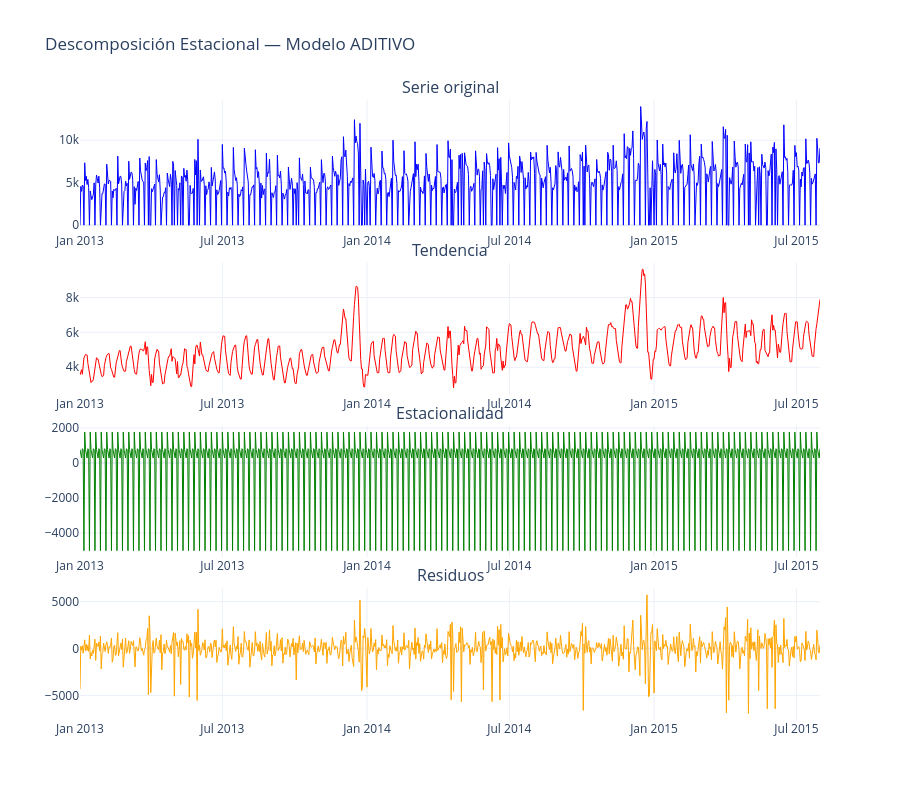

This figure's notebook cell:
### Code cell
# Descomposición estacional — elegimos aditiva vs multiplicativa por varianza de residuos
#
# ⚠️  NOTA PEDAGÓGICA — Error común con datos reales:
#    La descomposición multiplicativa asume y_t > 0 en todos los puntos.
#    Rossmann tiene días con ventas = 0 (tienda cerrada) → ValueError si intentamos
#    aplicarla directamente. Solución: intentar multiplicativa y caer a aditiva si falla.
#    Este patrón es buena práctica con cualquier dataset que pueda tener ceros.

periodo = 7  # Rossmann: patrón semanal dominante

dec_add = seasonal_decompose(datos.y, model='additive', period=periodo, extrapolate_trend='freq')
var_add = np.var(dec_add.resid.dropna())

try:
    # La multiplicativa requiere y_t > 0 estrictamente.
    # Con Rossmann falla porque hay días de cierre (y=0).
    if (datos.y <= 0).any():
        raise ValueError(
            f'Serie contiene {(datos.y <= 0).sum()} valores <= 0 '
            f'(días cerrados). Descomposición multiplicativa no aplicable.'
        )
    dec_mul  = seasonal_decompose(datos.y, model='multiplicative', period=periodo, extrapolate_trend='freq')
    var_mul  = np.var(dec_mul.resid.dropna())
    mejor    = 'aditivo' if var_add < var_mul else 'multiplicativo'
    dec      = dec_add if mejor == 'aditivo' else dec_mul
    print(f'• Varianza residuos aditivo:        {var_add:.2f}')
    print(f'• Varianza residuos multiplicativo: {var_mul:.2f}')
    print(f'→ Mejor modelo: {mejor.upper()}')
except ValueError as e:
    # Caída controlada: informamos al estudiante exactamente qué pasó y por qué
    print(f'⚠️  Descomposición multiplicativa descartada:')
    print(f'   {e}')
    print(f'   → Usando modelo ADITIVO (único viable con ceros en la serie).')
    mejor = 'aditivo'
    dec   = dec_add

print(f'\n📊 Análisis cuantitativo — modelo {mejor.upper()}:')
print(f'  • Fuerza de tendencia:    {np.std(dec.trend.dropna())/np.std(dec.observed):.3f}')
print(f'  • Fuerza estacional:      {np.std(dec.seasonal.dropna())/np.std(dec.observed):.3f}')
print(f'  • Amplitud estacional:    {dec.seasonal.max()-dec.seasonal.min():.0f}')
print(f'  • Ruido residual (ratio): {np.std(dec.resid.dropna())/np.std(dec.observed):.3f}')

fig = make_subplots(rows=4, cols=1, vertical_spacing=0.05,
                    subplot_titles=('Serie original', 'Tendencia', 'Estacionalidad', 'Residuos'))
componentes = [('observed', 'blue'), ('trend', 'red'), ('seasonal', 'green'), ('resid', 'orange')]
for row, (comp, color) in enumerate(componentes, 1):
    fig.add_trace(go.Scatter(x=datos.ds, y=getattr(dec, comp),
                             mode='lines', showlegend=False,
                             line=dict(color=color, width=1)), row=row, col=1)
fig.update_layout(height=800,
                  title=f'Descomposición Estacional — Modelo {mejor.upper()}',
                  template='plotly_white')
fig.show()

### Figure 1 — Plotly figure (JSON) as saved in the notebook; plotly's stock layout.template omitted (floating-point values rounded to 4 significant figures; data arrays with more than 128 entries replaced by an {"elided": "..."} marker saying what was removed)
{"data": [{"line": {"color": "blue", "width": 1}, "mode": "lines", "showlegend": false, "type": "scatter", "x": {"elided": "942 str values"}, "xaxis": "x", "y": {"elided": "942 float values"}, "yaxis": "y"}, {"line": {"color": "red", "width": 1}, "mode": "lines", "showlegend": false, "type": "scatter", "x": {"elided": "942 str values"}, "xaxis": "x2", "y": {"elided": "942 float values"}, "yaxis": "y2"}, {"line": {"color": "green", "width": 1}, "mode": "lines", "showlegend": false, "type": "scatter", "x": {"elided": "942 str values"}, "xaxis": "x3", "y": {"elided": "942 float values"}, "yaxis": "y3"}, {"line": {"color": "orange", "width": 1}, "mode": "lines", "showlegend": false, "type": "scatter", "x": {"elided": "942 str values"}, "xaxis": "x4", "y": {"elided": "942 float values"}, "yaxis": "y4"}], "layout": {"annotations": [{"font": {"size": 16}, "showarrow": false, "text": "Serie original", "x": 0.5, "xanchor": "center", "xref": "paper", "y": 1, "yanchor": "bottom", "yref": "paper"}, {"font": {"size": 16}, "showarrow": false, "text": "Tendencia", "x": 0.5, "xanchor": "center", "xref": "paper", "y": 0.7375, "yanchor": "bottom", "yref": "paper"}, {"font": {"size": 16}, "showarrow": false, "text": "Estacionalidad", "x": 0.5, "xanchor": "center", "xref": "paper", "y": 0.475, "yanchor": "bottom", "yref": "paper"}, {"font": {"size": 16}, "showarrow": false, "text": "Residuos", "x": 0.5, "xanchor": "center", "xref": "paper", "y": 0.2125, "yanchor": "bottom", "yref": "paper"}], "height": 800, "title": {"text": "Descomposición Estacional — Modelo ADITIVO"}, "xaxis": {"anchor": "y", "domain": [0, 1]}, "xaxis2": {"anchor": "y2", "domain": [0, 1]}, "xaxis3": {"anchor": "y3", "domain": [0, 1]}, "xaxis4": {"anchor": "y4", "domain": [0, 1]}, "yaxis": {"anchor": "x", "domain": [0.7875, 1]}, "yaxis2": {"anchor": "x2", "domain": [0.525, 0.7375]}, "yaxis3": {"anchor": "x3", "domain": [0.2625, 0.475]}, "yaxis4": {"anchor": "x4", "domain": [0, 0.2125]}}}
